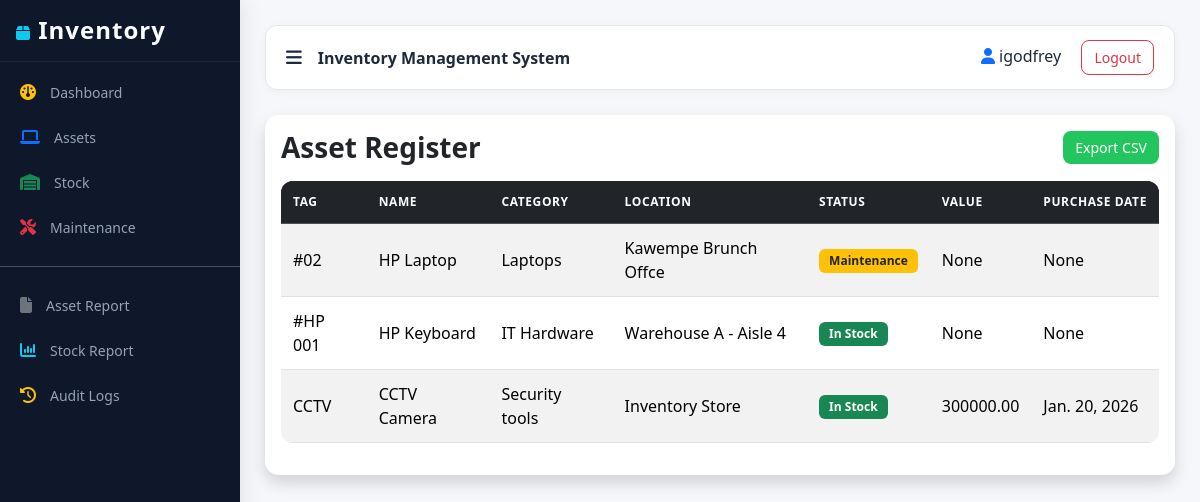
/reports/assets/ (signed in), run on the app's committed database.
### inventory/models.py (models this page shows, shortened)
class Asset(models.Model):
    STATUS_CHOICES = [
        ("IN_STOCK", "In Stock"),
        ("ASSIGNED", "Assigned"),
        ("MAINTENANCE", "Under Maintenance"),
        ("DISPOSED", "Disposed"),
    ]
    tag = models.CharField(max_length=64, unique=True)
    name = models.CharField(max_length=200)
    category = models.ForeignKey(Category, on_delete=models.SET_NULL, null=True, blank=True)
    location = models.ForeignKey(Location, on_delete=models.SET_NULL, null=True, blank=True)
    purchase_date = models.DateField(null=True, blank=True)
    value = models.DecimalField(max_digits=12, decimal_places=2, null=True, blank=True)
    status = models.CharField(max_length=20, choices=STATUS_CHOICES, default="IN_STOCK")
    description = models.TextField(blank=True)
    created_at = models.DateTimeField(auto_now_add=True)
    class Meta:
        ordering = ["-created_at"]

class Category(models.Model):
    name = models.CharField(max_length=120, unique=True)
    description = models.TextField(blank=True)
    class Meta:
        ordering = ["name"]

class Location(models.Model):
    name = models.CharField(max_length=120, unique=True)
    address = models.TextField(blank=True)
    class Meta:
        ordering = ["name"]

### inventory/views.py (the view)
# urls.py: path("reports/assets/", views.asset_register_report, name="asset_register_report"),
@login_required
@permission_required("inventory.view_asset", raise_exception=True)
def asset_register_report(request):
    assets = Asset.objects.select_related("category", "location").order_by("tag")
    return render(request, "inventory/reports/asset_register.html", {
        "assets": assets
    })

### inventory/templates/inventory/reports/asset_register.html
{% extends "inventory/base.html" %}
{% block content %}
<div class="card shadow">
  <div class="card-body">
    <div class="d-flex justify-content-between align-items-center mb-3">
      <h3 class="mb-0">Asset Register</h3>
      <a href="{% url 'inventory:export_asset_register_csv' %}" class="btn btn-success">
        Export CSV
      </a>
    </div>
    <div class="table-responsive">
      <table class="table table-striped align-middle">
        <thead class="table-dark">
          <tr>
            <th>Tag</th>
            <th>Name</th>
            <th>Category</th>
            <th>Location</th>
            <th>Status</th>
            <th>Value</th>
            <th>Purchase Date</th>
          </tr>
        </thead>
        <tbody>
        {% for a in assets %}
          <tr>
            <td>{{ a.tag }}</td>
            <td>{{ a.name }}</td>
            <td>
              {% if a.category %}
                {{ a.category.name }}
              {% else %}
                -
              {% endif %}
            </td>
            <td>
              {% if a.location %}
                {{ a.location.name }}
              {% else %}
                -
              {% endif %}
            </td>
            <td>
              {% if a.status == "IN_STOCK" %}
                <span class="badge bg-success">In Stock</span>
              {% elif a.status == "ASSIGNED" %}
                <span class="badge bg-primary">Assigned</span>
              {% elif a.status == "MAINTENANCE" %}
                <span class="badge bg-warning text-dark">Maintenance</span>
              {% else %}
                <span class="badge bg-secondary">Other</span>
              {% endif %}
            </td>
            <td>{{ a.value }}</td>
            <td>{{ a.purchase_date }}</td>
          </tr>
        {% empty %}
          <tr>
            <td colspan="7" class="text-center text-muted">
              No assets found
            </td>
          </tr>
        {% endfor %}
        </tbody>
      </table>
    </div>
  </div>
</div>
{% endblock %}

### inventory/templates/inventory/base.html (shortened to what this page needs)
{% load static %}
<!DOCTYPE html>
<html>
<head>
    <link href="https://cdn.jsdelivr.net/npm/bootstrap@5.3.2/dist/css/bootstrap.min.css" rel="stylesheet">
    <link rel="stylesheet" href="https://cdnjs.cloudflare.com/ajax/libs/font-awesome/6.5.0/css/all.min.css">
    <link href="{% static 'css/main.css' %}" rel="stylesheet">
</head>
<body>
{% if user.is_authenticated %}
<div id="sidebar" class="sidebar">
    <h4 class="p-3">
        <i class="fa-solid fa-box text-info"></i>
        <span class="menu-text">Inventory</span>
    </h4>
    <a href="{% url 'inventory:dashboard' %}"
       class="{% if request.resolver_match.url_name == 'dashboard' %}active{% endif %}">
        <i class="fa-solid fa-gauge text-warning"></i>
        <span class="menu-text">Dashboard</span>
    </a>
    <a href="{% url 'inventory:asset_list' %}"
       class="{% if request.resolver_match.url_name in 'asset_list asset_add asset_edit asset_detail asset_delete' %}active{% endif %}">
        <i class="fa-solid fa-laptop text-primary"></i>
        <span class="menu-text">Assets</span>
    </a>
    <a href="{% url 'inventory:stock_list' %}"
       class="{% if request.resolver_match.url_name in 'stock_list stock_move' %}active{% endif %}">
        <i class="fa-solid fa-warehouse text-success"></i>
        <span class="menu-text">Stock</span>
    </a>
    <a href="{% url 'inventory:maintenance_list' %}"
       class="{% if request.resolver_match.url_name == 'maintenance_list' %}active{% endif %}">
        <i class="fa-solid fa-screwdriver-wrench text-danger"></i>
        <span class="menu-text">Maintenance</span>
    </a>
    <hr class="text-light">
    <a href="{% url 'inventory:asset_register_report' %}">
        <i class="fa-solid fa-file text-secondary"></i>
        <span class="menu-text">Asset Report</span>
    </a>
    <a href="{% url 'inventory:stock_summary_report' %}">
        <i class="fa-solid fa-chart-column text-info"></i>
        <span class="menu-text">Stock Report</span>
    </a>
    <a href="{% url 'inventory:audit_log' %}">
    <i class="fa-solid fa-clock-rotate-left text-warning"></i>
    <span class="menu-text">Audit Logs</span>
</a>
</div>
<div id="content" class="content">
    <div class="topbar d-flex justify-content-between align-items-center">
        <div class="d-flex align-items-center gap-3">
            <i class="fa-solid fa-bars toggle-btn" onclick="toggleSidebar()"></i>
            <strong>Inventory Management System</strong>
        </div>
        <div>
            <span class="me-3">
                <i class="fa-solid fa-user text-primary"></i> {{ user.username }}
            </span>
            <form action="{% url 'logout' %}" method="post" style="display:inline;">
                <button class="btn btn-sm btn-outline-danger">
                    Logout
                </button>
            </form>
        </div>
    </div>
{% else %}
<div class="container mt-5">
{% endif %}
{% block content %}{% endblock %}
{% if user.is_authenticated %}
</div>
{% else %}
</div>
{% endif %}
</body>
</html>

### static/css/main.css (style rules this page uses)
body { background-color: #f5f7fb; font-family: "Segoe UI", Tahoma, Geneva, Verdana, sans-serif; color: #1e293b; }
* { transition: all 0.2s ease-in-out; }
h3, h4, h5 { font-weight: 600; }
.sidebar { height: 100vh; width: 240px; position: fixed; background: #0f172a; color: #fff; overflow-y: auto; box-shadow: 4px 0 20px rgba(0,0,0,0.08); z-index: 1000; }
.sidebar h4 { font-weight: 700; letter-spacing: 1px; padding: 20px; border-bottom: 1px solid rgba(255,255,255,0.05); }
.sidebar a { display: flex; align-items: center; gap: 14px; padding: 12px 20px; color: #94a3b8; text-decoration: none; font-size: 14px; position: relative; }
.sidebar i { font-size: 16px; }
.content { margin-left: 240px; padding: 25px; }
.topbar { background: #ffffff; padding: 14px 20px; border-radius: 12px; border: 1px solid #e5e7eb; margin-bottom: 25px; box-shadow: 0 2px 8px rgba(0,0,0,0.04); }
.toggle-btn { cursor: pointer; font-size: 18px; }
.card { border-radius: 14px; border: none; overflow: hidden; }
.table { border-radius: 12px; overflow: hidden; background: #fff; }
.table thead { background-color: #0f172a; color: white; }
.table th { white-space: nowrap; font-size: 12px; text-transform: uppercase; letter-spacing: 0.6px; padding: 12px; }
.table td { vertical-align: middle; padding: 12px; }
.btn { border-radius: 8px; font-size: 14px; padding: 6px 12px; }
.btn-success { background-color: #22c55e; border: none; }
.badge { padding: 6px 10px; border-radius: 6px; font-size: 12px; }
.sidebar a { position: relative; overflow: hidden; }
.sidebar a::before { content: ""; position: absolute; left: -100%; top: 0; height: 100%; width: 100%; background: linear-gradient( 120deg, transparent, rgba(59,130,246,0.2), transparent ); transition: all 0.4s ease; }
.sidebar a i { transition: transform 0.2s ease, color 0.2s ease; }
.sidebar, .content { transition: all 0.3s ease-in-out; }

### data on the page
Asset: tag "#02", name "HP Laptop", category.name "Laptops", location.name "Kawempe Brunch Offce", status "Maintenance", value "None", purchase_date "None"
Asset: tag "#HP 001", name "HP Keyboard", category.name "IT Hardware", location.name "Warehouse A - Aisle 4", status "In Stock", value "None", purchase_date "None"
Asset: tag "CCTV", name "CCTV Camera", category.name "Security tools", location.name "Inventory Store", status "In Stock", value "300000.00", purchase_date "Jan. 20, 2026"

### other printed values
{{ user.username }} "igodfrey"
